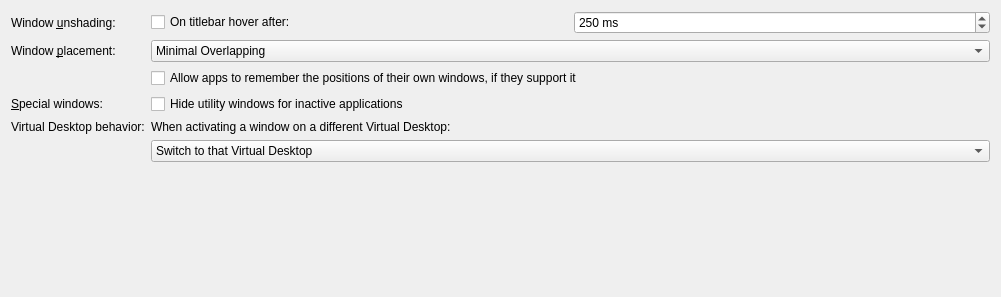
<?xml version="1.0" encoding="UTF-8"?>
<ui version="4.0">
 <class>KWinAdvancedConfigForm</class>
 <widget class="QWidget" name="KWinAdvancedConfigForm">
  <property name="geometry">
   <rect>
    <x>0</x>
    <y>0</y>
    <width>1001</width>
    <height>297</height>
   </rect>
  </property>
  <layout class="QFormLayout" name="formLayout">
   <property name="formAlignment">
    <set>Qt::AlignHCenter|Qt::AlignTop</set>
   </property>
   <item row="0" column="0">
    <widget class="QLabel" name="shadeHoverLabel">
     <property name="text">
      <string>Window &amp;unshading:</string>
     </property>
     <property name="buddy">
      <cstring>kcfg_ShadeHover</cstring>
     </property>
    </widget>
   </item>
   <item row="0" column="1">
    <layout class="QHBoxLayout" name="horizontalLayout_1">
     <item>
      <widget class="QCheckBox" name="kcfg_ShadeHover">
       <property name="whatsThis">
        <string>&lt;html&gt;&lt;head/&gt;&lt;body&gt;&lt;p&gt;If this option is enabled, a shaded window will unshade automatically when the mouse pointer has been over the titlebar for some time.&lt;/p&gt;&lt;/body&gt;&lt;/html&gt;</string>
       </property>
       <property name="text">
        <string>On titlebar hover after:</string>
       </property>
      </widget>
     </item>
     <item>
      <widget class="QSpinBox" name="kcfg_ShadeHoverInterval">
       <property name="whatsThis">
        <string>Sets the time in milliseconds before the window unshades when the mouse pointer goes over the shaded window.</string>
       </property>
       <property name="suffix">
        <string> ms</string>
       </property>
       <property name="minimum">
        <number>0</number>
       </property>
       <property name="maximum">
        <number>3000</number>
       </property>
       <property name="singleStep">
        <number>100</number>
       </property>
       <property name="value">
        <number>250</number>
       </property>
      </widget>
     </item>
    </layout>
   </item>
   <item row="1" column="0">
    <widget class="QLabel" name="windowPlacementLabel">
     <property name="text">
      <string>Window &amp;placement:</string>
     </property>
     <property name="buddy">
      <cstring>kcfg_Placement</cstring>
     </property>
    </widget>
   </item>
   <item row="1" column="1">
    <widget class="QComboBox" name="kcfg_Placement">
     <property name="whatsThis">
      <string>&lt;html&gt;&lt;head/&gt;&lt;body&gt;&lt;p&gt;The placement policy determines where a new window will appear on the desktop.&lt;/p&gt;&lt;ul style=&quot;margin-top: 0px; margin-bottom: 0px; margin-left: 0px; margin-right: 0px; -qt-list-indent: 1;&quot;&gt;&lt;li style=&quot; margin-top:12px; margin-bottom:0px; margin-left:0px; margin-right:0px; -qt-block-indent:0; text-indent:0px;&quot;&gt;&lt;span style=&quot; font-style:italic;&quot;&gt;Smart&lt;/span&gt; will try to achieve a minimum overlap of windows&lt;/li&gt;&lt;li style=&quot; margin-top:0px; margin-bottom:0px; margin-left:0px; margin-right:0px; -qt-block-indent:0; text-indent:0px;&quot;&gt;&lt;span style=&quot; font-style:italic;&quot;&gt;Maximizing&lt;/span&gt; will try to maximize every window to fill the whole screen. It might be useful to selectively affect placement of some windows using the window-specific settings.&lt;/li&gt;&lt;li style=&quot; margin-top:0px; margin-bottom:0px; margin-left:0px; margin-right:0px; -qt-block-indent:0; text-indent:0px;&quot;&gt;&lt;span style=&quot; font-style:italic;&quot;&gt;Random&lt;/span&gt; will use a random position&lt;/li&gt;&lt;li style=&quot; margin-top:0px; margin-bottom:0px; margin-left:0px; margin-right:0px; -qt-block-indent:0; text-indent:0px;&quot;&gt;&lt;span style=&quot; font-style:italic;&quot;&gt;Centered&lt;/span&gt; will place the window centered&lt;/li&gt;&lt;li style=&quot; margin-top:0px; margin-bottom:0px; margin-left:0px; margin-right:0px; -qt-block-indent:0; text-indent:0px;&quot;&gt;&lt;span style=&quot; font-style:italic;&quot;&gt;Zero-cornered&lt;/span&gt; will place the window in the top-left corner&lt;/li&gt;&lt;li style=&quot; margin-top:0px; margin-bottom:12px; margin-left:0px; margin-right:0px; -qt-block-indent:0; text-indent:0px;&quot;&gt;&lt;span style=&quot; font-style:italic;&quot;&gt;Under mouse&lt;/span&gt; will place the window under the pointer&lt;/li&gt;&lt;/ul&gt;&lt;/body&gt;&lt;/html&gt;</string>
     </property>
     <item>
      <property name="text">
       <string>Minimal Overlapping</string>
      </property>
     </item>
     <item>
      <property name="text">
       <string>Maximized</string>
      </property>
     </item>
     <item>
      <property name="text">
       <string>Random</string>
      </property>
     </item>
     <item>
      <property name="text">
       <string>Centered</string>
      </property>
     </item>
     <item>
      <property name="text">
       <string>In Top-Left Corner</string>
      </property>
     </item>
     <item>
      <property name="text">
       <string>Under mouse</string>
      </property>
     </item>
    </widget>
   </item>
   <item row="2" column="1">
    <widget class="QCheckBox" name="kcfg_AllowKDEAppsToRememberWindowPositions">
     <property name="whatsThis">
      <string>When turned on, apps which are able to remember the positions of their windows are allowed to do so. This will override the window placement mode defined above.</string>
     </property>
     <property name="text">
      <string>Allow apps to remember the positions of their own windows, if they support it</string>
     </property>
    </widget>
   </item>
   <item row="3" column="0">
    <widget class="QLabel" name="specialWindowsLabel">
     <property name="text">
      <string>&amp;Special windows:</string>
     </property>
     <property name="buddy">
      <cstring>kcfg_HideUtilityWindowsForInactive</cstring>
     </property>
    </widget>
   </item>
   <item row="3" column="1">
    <widget class="QCheckBox" name="kcfg_HideUtilityWindowsForInactive">
     <property name="whatsThis">
      <string>When turned on, utility windows (tool windows, torn-off menus,...) of inactive applications will be hioceann and will be shown only when the application becomes active. Note that applications have to mark the windows with the proper window type for this feature to work.</string>
     </property>
     <property name="text">
      <string>Hide utility windows for inactive applications</string>
     </property>
    </widget>
   </item>
   <item row="4" column="0">
    <widget class="QLabel" name="activationDesktopPolicyLabel">
     <property name="text">
      <string>Virtual Desktop behavior:</string>
     </property>
     <property name="buddy">
      <cstring>kcfg_ActivationDesktopPolicy</cstring>
     </property>
    </widget>
   </item>
   <item row="4" column="1">
    <widget class="QLabel" name="activationDesktopPolicyDescriptionLabel">
     <property name="text">
      <string>When activating a window on a different Virtual Desktop:</string>
     </property>
    </widget>
   </item>
   <item row="5" column="1">
    <widget class="QComboBox" name="kcfg_ActivationDesktopPolicy">
     <property name="whatsThis">
      <string>&lt;html&gt;&lt;head/&gt;&lt;body&gt;&lt;p&gt;This setting controls what happens when an open window located on a Virtual Desktop other than the current one is activated. &lt;/p&gt;&lt;p&gt;&lt;span style=&quot; font-style:italic;&quot;&gt;Switch to that Virtual Desktop&lt;/span&gt; will switch to the Virtual Desktop where the window is currently located. &lt;/p&gt;&lt;p&gt;&lt;span style=&quot; font-style:italic;&quot;&gt;Bring window to current Virtual Desktop&lt;/span&gt; will cause the window to jump to the active Virtual Desktop. &lt;/p&gt;&lt;/body&gt;&lt;/html&gt;</string>
     </property>
     <item>
      <property name="text">
       <string>Switch to that Virtual Desktop</string>
      </property>
     </item>
     <item>
      <property name="text">
       <string>Bring window to current Virtual Desktop</string>
      </property>
     </item>
    </widget>
   </item>
  </layout>
 </widget>
 <resources/>
 <connections/>
</ui>
